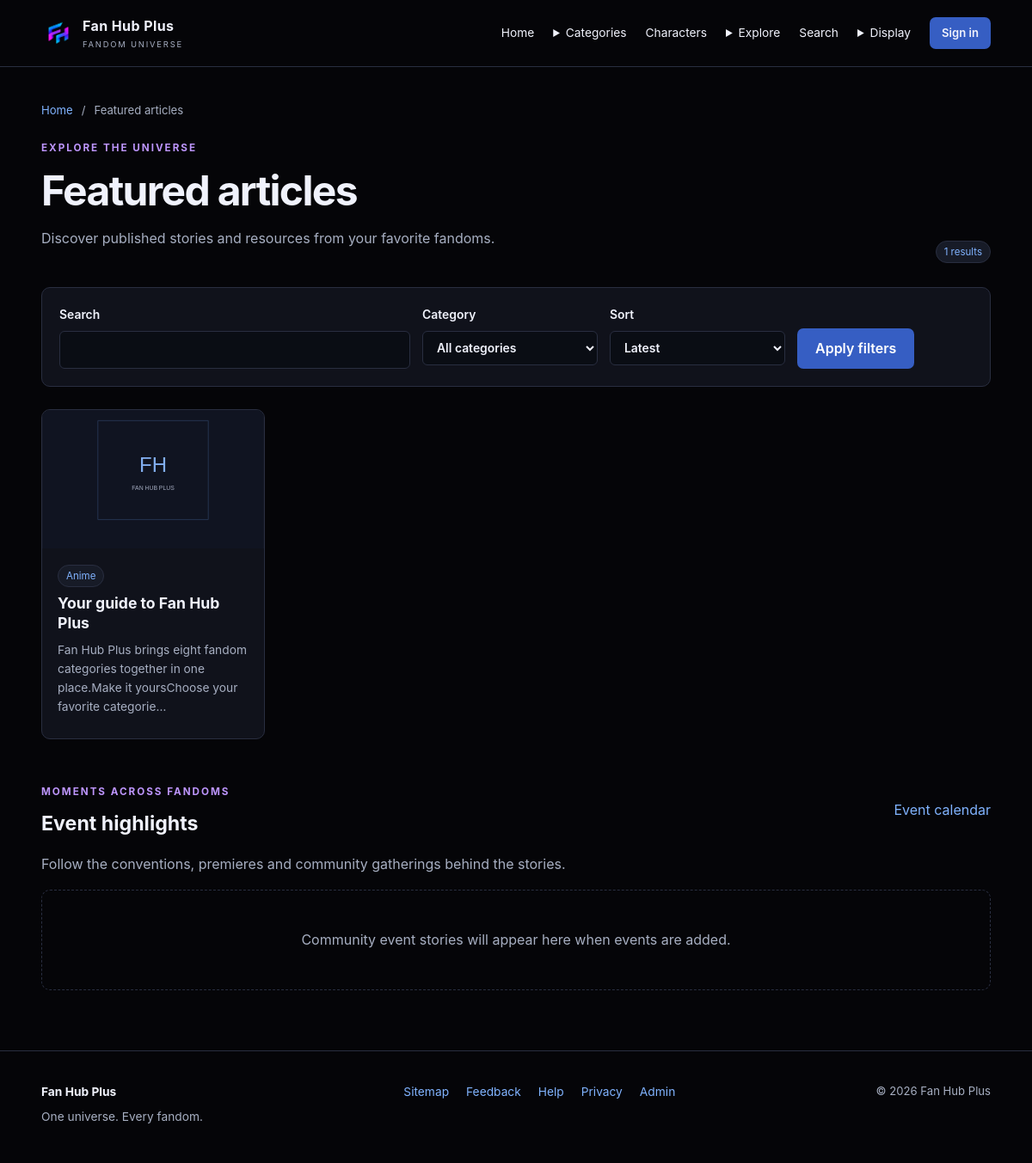
The app's page /articles.php with its own data.
### tables this page shows
CREATE TABLE `articles` (
  `article_id` int(10) UNSIGNED NOT NULL,
  `category_id` int(10) UNSIGNED DEFAULT NULL,
  `author_id` int(10) UNSIGNED DEFAULT NULL,
  `title` varchar(255) NOT NULL,
  `slug` varchar(280) NOT NULL,
  `excerpt` text DEFAULT NULL,
  `body` longtext NOT NULL,
  `hero_image` varchar(700) DEFAULT NULL,
  `status` enum('draft','published','pending') DEFAULT 'published',
  `published_at` datetime DEFAULT NULL,
  `created_at` timestamp NOT NULL DEFAULT current_timestamp(),
  `updated_at` timestamp NOT NULL DEFAULT current_timestamp() ON UPDATE current_timestamp()
);

CREATE TABLE `categories` (
  `category_id` int(10) UNSIGNED NOT NULL,
  `name` varchar(80) NOT NULL,
  `slug` varchar(80) NOT NULL,
  `description` text DEFAULT NULL,
  `image_url` varchar(500) DEFAULT NULL,
  `sort_order` int(11) NOT NULL DEFAULT 0,
  `is_active` tinyint(1) NOT NULL DEFAULT 1
);

### articles.php (called while the page is built)
<?php
$resource_kind = 'article';
require __DIR__ . '/includes/resource_list.php';

### config/config.php (called while the page is built, shortened)
<?php
function base_url(string $path = ''): string {
    return BASE_URL . '/' . ltrim($path, '/');
}

### includes/functions.php (called while the page is built, shortened)
<?php
function e(mixed $value): string { return htmlspecialchars((string)($value ?? ''), ENT_QUOTES | ENT_SUBSTITUTE, 'UTF-8'); }
function input(string $key, string $default = '', ?array $source = null): string {
    $value = ($source ?? $_POST)[$key] ?? $default;
    return is_scalar($value) ? trim((string)$value) : $default;
}
function get(string $key, string $default = ''): string { return input($key, $default, $_GET); }
function safe_url(?string $url, string $fallback = ''): string {
    $url = trim((string)$url);
    if ($url === '' || preg_match('/[\x00-\x20\\\\<>"\']/', $url)) return $fallback;
    return preg_match('~^[a-zA-Z0-9_./?=&%+#-]+$~', $url) ? base_url($url) : $fallback;
}
function image_url(?string $url): string {
    $url = preg_replace('~^(\.\./)+~', '', str_replace('\\', '/', (string)$url));
    return safe_url($url, base_url('assets/images/placeholder.svg'));
}
function excerpt(?string $text, int $length = 130): string { return mb_strimwidth(strip_tags((string)$text), 0, $length, '…'); }

### includes/resources.php (called while the page is built, shortened)
<?php
require_once __DIR__.'/functions.php';
function resource_config(string $kind): ?array {
    return [
        'content'=>['table'=>'content','id'=>'content_id','title'=>'title','image'=>'thumbnail_url','body'=>'description','status'=>'visibility','page'=>'content.php'],
        'article'=>['table'=>'articles','id'=>'article_id','title'=>'title','image'=>'hero_image','body'=>'body','status'=>'status','page'=>'article.php'],
        'character'=>['table'=>'characters','id'=>'character_id','title'=>'name','image'=>'image_url','body'=>'bio','status'=>'status','page'=>'character.php'],
        'media'=>['table'=>'media','id'=>'media_id','title'=>'title','image'=>'thumbnail_url','body'=>'description','status'=>'status','page'=>'media.php'],
        'merchandise'=>['table'=>'merchandise','id'=>'item_id','title'=>'name','image'=>'image_url','body'=>'description','status'=>'status','page'=>'merchandise.php'],
    ][$kind] ?? null;
}

### includes/db.php (called while the page is built, shortened)
<?php
require_once __DIR__ . '/../config/config.php';
function db_query(string $sql, array $params = []): mysqli_stmt {
    $statement = $GLOBALS['conn']->prepare($sql);
    $statement->execute();
    return $statement;
}
function db_all(string $sql, array $params = []): array {
    return db_query($sql, $params)->get_result()->fetch_all(MYSQLI_ASSOC);
}
function db_one(string $sql, array $params = []): ?array {
    return db_query($sql, $params)->get_result()->fetch_assoc();
}

### includes/resource_list.php (the view, shortened to what this page needs)
<?php
require_once __DIR__.'/resources.php';
$config=resource_config($resource_kind);$q=get('q');$category=get('category');$fandom=get('fandom');$type=get('type');$tag=get('tag');
$where="r.{$config['status']}='published' AND (cat.is_active=1 OR r.category_id IS NULL)";$params=[];
$join=" FROM {$config['table']} r LEFT JOIN categories cat ON cat.category_id=r.category_id WHERE $where";
$total=(int)db_one('SELECT COUNT(*) total'.$join,$params)['total'];$pages=max(1,(int)ceil($total/12));$page=min($pages,max(1,(int)get('page','1')));$offset=($page-1)*12;
$order=get('sort')==='alpha'?"r.{$config['title']} ASC":"r.{$config['id']} DESC";
$rows=db_all('SELECT r.*,cat.name category'.$join." ORDER BY $order LIMIT 12 OFFSET $offset",$params);
$page_title=['character'=>'Character profiles','article'=>'Featured articles','media'=>'Multimedia center','merchandise'=>'Merchandise showcase'][$resource_kind];
require __DIR__.'/header.php';
?>
<main id="main" class="page"><div class="breadcrumbs"><a href="<?=e(base_url())?>">Home</a><span><?=e($page_title)?></span></div><div class="page-heading"><div><p class="eyebrow">EXPLORE THE UNIVERSE</p><h1><?=e($page_title)?></h1><p><?=$resource_kind==='merchandise'?'Browse collectibles and resources by fandom. Showcase only; no checkout or payments.':'Discover published stories and resources from your favorite fandoms.'?></p></div><span class="pill"><?=$total?> results</span></div>
<form class="filters" method="get"><label>Search<input name="q" type="search" value="<?=e($q)?>"></label><label>Category<select name="category"><option value="">All categories</option></select></label>
<label>Sort<select name="sort"><option value="latest">Latest</option></select></label><div class="filter-actions"><button class="button">Apply filters</button></div></form>
<div class="grid"><?php foreach($rows as $row):$url=base_url($config['page'].'?id='.$row[$config['id']]);?><article class="catalog-card <?=$resource_kind!=='character'?'wide':''?>"><a href="<?=e($url)?>"><img class="cover" loading="lazy" src="<?=e(image_url($row[$config['image']]))?>" alt="<?=e($row[$config['title']])?>"></a><div class="body"><span class="pill"><?=e($row['category']??ucfirst($resource_kind))?></span><h2><a href="<?=e($url)?>"><?=e($row[$config['title']])?></a></h2><p><?=e(excerpt($row[$config['body']],110))?></p></div></article><?php endforeach;?></div><?php if($resource_kind==='article') require __DIR__.'/event_highlights.php';?></main><?php require __DIR__.'/footer.php';?>

### assets/app.css (style rules this page uses)
:root { color-scheme: dark; --bg: #050508; --panel: #10121b; --panel2: #171b27; --line: #292e40; --text: #f0f2fc; --muted: #a7afc2; --blue: #80b3ff; --purple: #bd95fc; --input: #0a0d14; --danger: #ffaaaa; --success: #94deb0; --shadow: 0 12px 38px #0003; font: 16px/1.6 Inter, Segoe UI, Arial, sans-serif; }
* { box-sizing: border-box; }
body { margin: 0; min-height: 100vh; background: var(--bg); color: var(--text); font: inherit; }
a { color: var(--blue); text-decoration: none; }
button, input, textarea, select { font: inherit; }
button, a, input, select, textarea, summary { outline-offset: 4px; }
img { max-width: 100%; }
button, summary { cursor: pointer; }
h1, h2, h3, p { margin: 0 0 1rem; }
h1 { font-size: clamp(1.9rem, 4vw, 3rem); line-height: 1.15; letter-spacing: -0.035em; }
h2 { font-size: 1.45rem; line-height: 1.3; }
p, .muted { color: var(--muted); }
.page { width: min(1280px, 92%); margin: 40px auto 70px; min-height: 55vh; }
.page-heading { display: flex; justify-content: space-between; align-items: flex-end; gap: 20px; margin-bottom: 28px; }
.eyebrow { text-transform: uppercase; letter-spacing: 0.17em; font-size: 0.73rem; color: var(--purple); font-weight: 700; margin-bottom: 12px; }
.breadcrumbs { font-size: 0.82rem; color: var(--muted); margin-bottom: 24px; }
.breadcrumbs a { margin-right: 10px; }
.breadcrumbs span:before { content: "/"; margin-right: 10px; }
.button, button.button { display: inline-flex; justify-content: center; align-items: center; gap: 8px; padding: 11px 20px; border: 1px solid transparent; border-radius: 7px; color: #fff; background: #365ec3; font-weight: 600; line-height: 1.45; text-decoration: none; cursor: pointer; box-shadow: none; }
.grid { display: grid; grid-template-columns: repeat(4, minmax(0, 1fr)); gap: 22px; }
.catalog-card { overflow: hidden; border: 1px solid var(--line); border-radius: 10px; background: var(--panel); transition: border-color 0.2s, transform 0.2s; min-width: 0; }
.catalog-card .cover { display: block; width: 100%; aspect-ratio: 3/4; height: auto; object-fit: cover; background: var(--panel2); }
.catalog-card.wide .cover { aspect-ratio: 16/10; }
.catalog-card .body { padding: 18px; }
.catalog-card h2 { font-size: 1.1rem; margin: 8px 0; }
.catalog-card h2 a { color: var(--text); }
.catalog-card p { font-size: 0.86rem; margin: 8px 0; }
.pill { display: inline-block; padding: 3px 9px; background: var(--panel2); color: var(--blue); border: 1px solid var(--line); border-radius: 20px; font-size: 0.72rem; }
label { display: block; font-size: 0.87rem; font-weight: 600; color: var(--text); }
input, textarea, select { display: block; width: 100%; margin: 7px 0 0; background: var(--input); border: 1px solid var(--line); border-radius: 6px; padding: 10px 12px; color: var(--text); min-width: 0; }
.filters { display: grid; grid-template-columns: 2fr repeat(3, 1fr); gap: 14px; padding: 20px; background: var(--panel); border: 1px solid var(--line); border-radius: 10px; margin-bottom: 26px; }
.filter-actions { display: flex; align-items: flex-end; gap: 10px; }

### records on screen
articles: category.name "Anime", title "Your guide to Fan Hub Plus", body "Fan Hub Plus brings eight fandom categories together in one place.Make it yoursChoose your favorite categorie…"

### other values on screen
$site['site_name'] "Fan Hub Plus"
$page_title "Featured articles"
$total "1"
settings()['site_tagline'] "One universe. Every fandom."
